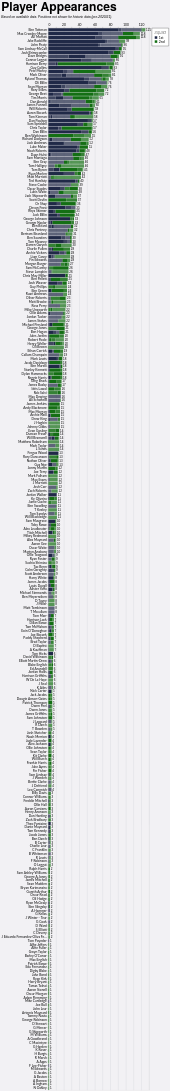

Describe this chart as a Vega-Lite specification.
### Vega-Lite specification from a JSON file in a GitHub repository (floating-point values rounded to 4 significant figures; data arrays with more than 128 entries replaced by an {"elided": "..."} marker saying what was removed)
{"config": {"axis": {"labelFont": "Lato, sans-serif", "titleFont": "PT Sans Narrow, Helvetica Neue, Helvetica, Arial, sans-serif", "labelFontSize": 13, "titleFontSize": 24, "gridColor": "#202947", "gridOpacity": 0.2}, "header": {"labelFont": "PT Sans Narrow, Helvetica Neue, Helvetica, Arial, sans-serif", "titleFont": "PT Sans Narrow, Helvetica Neue, Helvetica, Arial, sans-serif", "labelFontSize": 24, "titleFontSize": 28, "labelFontWeight": "bold", "orient": "left"}, "legend": {"labelFont": "Lato, sans-serif", "titleFont": "PT Sans Narrow, Helvetica Neue, Helvetica, Arial, sans-serif", "labelFontSize": 14, "titleFontSize": 16, "titlePadding": 5, "fillColor": "white", "strokeColor": "black", "padding": 10, "titleFontWeight": "lighter", "titleFontStyle": "italic", "titleColor": "gray", "offset": 10}, "title": {"font": "PT Sans Narrow, Helvetica Neue, Helvetica, Arial, sans-serif", "fontSize": 48, "fontWeight": "bold", "anchor": "start", "align": "center", "titlePadding": 20, "subtitlePadding": 10, "subtitleFontSize": 13, "subtitleColor": "", "subtitleFontStyle": "italic", "offset": 15, "color": "black"}, "axisX": {"labelAngle": 0}, "facet": {"title": null, "header": null, "align": {"row": "each", "column": "each"}}, "resolve": {"scale": {"y": "independent", "facet": "independent"}}, "background": "#f2f1f4"}, "layer": [{"mark": {"type": "bar"}, "encoding": {"color": {"field": "squad", "legend": {"orient": "right"}, "scale": {"domain": ["1st", "2nd"], "range": ["#202947", "#146f14"]}, "title": "Squad", "type": "nominal"}, "opacity": {"field": "start", "legend": null, "scale": {"domain": ["Start", "Bench", "Unknown"], "range": [1.0, 0.7, 0.4]}, "type": "nominal"}, "order": {"field": "squad", "sort": "ascending", "type": "quantitative"}, "tooltip": [{"field": "player", "title": "Player", "type": "nominal"}, {"field": "squad", "title": "Squad", "type": "nominal"}, {"aggregate": "sum", "field": "games", "title": "Games", "type": "quantitative"}, {"field": "start", "title": "Started?", "type": "nominal"}], "x": {"aggregate": "sum", "axis": {"orient": "top", "title": null}, "field": "games", "type": "quantitative"}, "y": {"field": "player", "sort": "-x", "title": null, "type": "nominal"}}, "title": {"text": "Player Appearances", "subtitle": "Based on available data. Positions not shown for historic data (pre-2020/21)."}}, {"mark": {"type": "text", "align": "left", "baseline": "middle", "dx": 3, "fontSize": 12}, "encoding": {"text": {"aggregate": "sum", "field": "games", "type": "quantitative"}, "x": {"aggregate": "sum", "field": "games", "type": "quantitative"}, "y": {"field": "player", "sort": "-x", "type": "nominal"}}}], "data": {"name": "data-8c12073672ec81c1b7c7114582489807"}, "height": {"step": 15}, "width": 400, "$schema": "https://vega.github.io/schema/vega-lite/v5.20.1.json", "datasets": {"data-8c12073672ec81c1b7c7114582489807": {"elided": "2053 records"}}}
